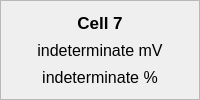
                 <widget class="QFrame" name="cell7_frame">
                  <property name="frameShape">
                   <enum>QFrame::StyledPanel</enum>
                  </property>
                  <property name="frameShadow">
                   <enum>QFrame::Raised</enum>
                  </property>
                  <layout class="QVBoxLayout" name="verticalLayout_5">
                   <item>
                    <widget class="QLabel" name="cell7_title">
                     <property name="font">
                      <font>
                       <pointsize>13</pointsize>
                       <weight>75</weight>
                       <bold>true</bold>
                      </font>
                     </property>
                     <property name="text">
                      <string>Cell 7</string>
                     </property>
                     <property name="alignment">
                      <set>Qt::AlignCenter</set>
                     </property>
                    </widget>
                   </item>
                   <item>
                    <widget class="QLabel" name="cell7_voltage">
                     <property name="font">
                      <font>
                       <pointsize>12</pointsize>
                      </font>
                     </property>
                     <property name="text">
                      <string>indeterminate mV</string>
                     </property>
                     <property name="alignment">
                      <set>Qt::AlignCenter</set>
                     </property>
                    </widget>
                   </item>
                   <item>
                    <widget class="QLabel" name="cell7_soc">
                     <property name="font">
                      <font>
                       <pointsize>12</pointsize>
                      </font>
                     </property>
                     <property name="text">
                      <string>indeterminate %</string>
                     </property>
                     <property name="alignment">
                      <set>Qt::AlignCenter</set>
                     </property>
                    </widget>
                   </item>
                  </layout>
                 </widget>
